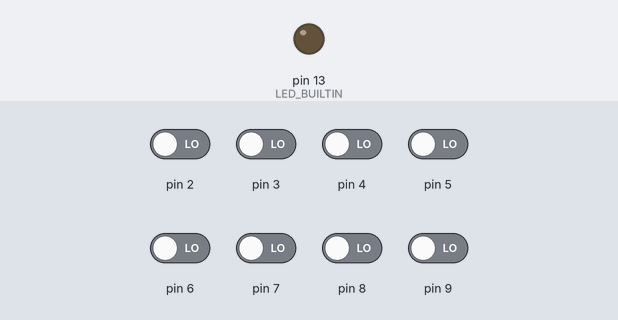
Bench run of a sketch on a simulated Arduino Uno, built with avr-gcc and run on an emulated ATmega328P. Shown: output pins drawn as LEDs (lit = HIGH). The inputs (shaded band) are chosen by the test bench; at power-on: pin 2–9 LOW. What the sketch prints to the serial monitor is not drawn.

Above: at 0.1 s.
At 0.6 s:
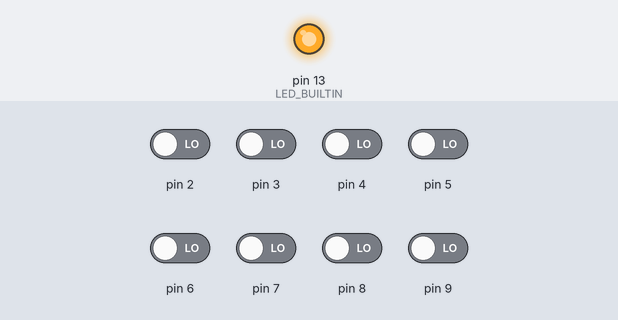
Timing chart, 0 to 4.5 s (numbered marks = the images above):
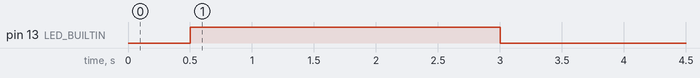

The sketch:

QTRRCExample.ino
```cpp
#include <QTRSensors.h>

// The main loop of the example reads the calibrated sensor values and uses
// them to estimate the position of a line. You can test this by taping a piece
// of 3/4" black electrical tape to a piece of white paper and sliding the
// sensor across it. It prints the sensor values to the serial monitor as
// numbers from 0 (maximum reflectance) to 1000 (minimum reflectance) followed
// by the estimated location of the line as a number from 0 to 5000. 1000 means
// the line is directly under sensor 1, 2000 means directly under sensor 2,
// etc. 0 means the line is directly under sensor 0 or was last seen by sensor
// 0 before being lost. 5000 means the line is directly under sensor 5 or was
// last seen by sensor 5 before being lost.

QTRSensors qtr;

const uint8_t SensorCount = 8;
uint16_t sensorValues[SensorCount];

int contrastValue = 0;

void setup()
{
  // configure the sensors
  qtr.setTypeRC();
  qtr.setSensorPins((const uint8_t[]){2, 3, 4, 5, 6, 7, 8, 9}, SensorCount);
  qtr.setEmitterPin(A5);
  delay(500);
  pinMode(LED_BUILTIN, OUTPUT);
  digitalWrite(LED_BUILTIN, HIGH); // turn on Arduino's LED to indicate we are in calibration mode

  // 2.5 ms RC read timeout (default) * 10 reads per calibrate() call
  // = ~25 ms per calibrate() call.
  // Call calibrate() 400 times to make calibration take about 10 seconds.
  for (uint16_t i = 0; i < 100; i++)
  {
    qtr.calibrate();
  }
  digitalWrite(LED_BUILTIN, LOW); // turn off Arduino's LED to indicate we are through with calibration

  // print the calibration minimum values measured when emitters were on
  Serial.begin(9600);
  for (uint8_t i = 0; i < SensorCount; i++)
  {
    Serial.print(qtr.calibrationOn.minimum[i]);
    Serial.print(' ');

  }
  Serial.println();

  // print the calibration maximum values measured when emitters were on
  for (uint8_t i = 0; i < SensorCount; i++)
  {
    Serial.print(qtr.calibrationOn.maximum[i]);
    Serial.print(' ');
  }
  Serial.println();
  Serial.println();
  delay(1000);
}

void loop()
{
  // read calibrated sensor values and obtain a measure of the line position
  // from 0 to 5000 (for a white line, use readLineWhite() instead)
  uint16_t position = qtr.readLineBlack(sensorValues, QTRReadMode::OnAndOff);

  // print the sensor values as numbers from 0 to 1000, where 0 means maximum
  // reflectance and 1000 means minimum reflectance, followed by the line
  // position
  for (uint8_t i = 0; i < SensorCount; i++)
  {
    Serial.print(sensorValues[i]);
    Serial.print('\t');
    contrastValue = contrastValue + sensorValues[i];

  }
  Serial.print(contrastValue);
  contrastValue = 0;
  Serial.println('\t');
  Serial.println(position);

  delay(250);
}
```
